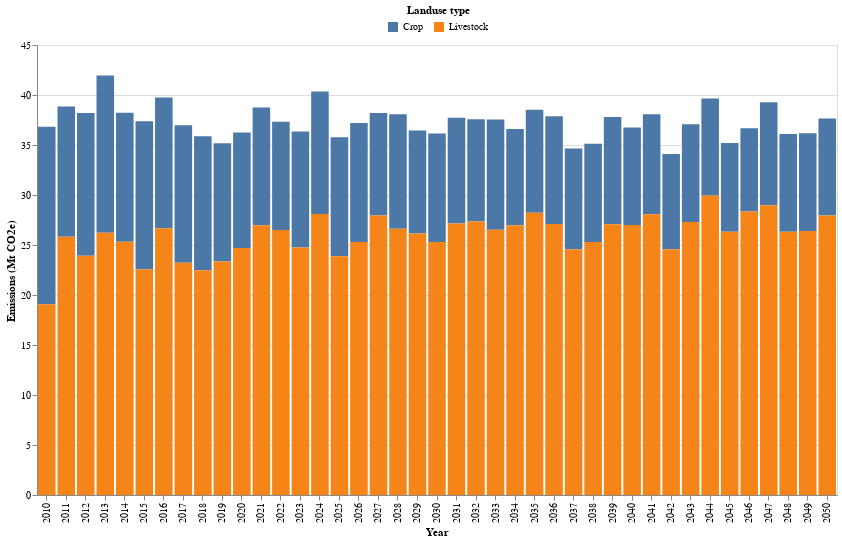

This figure's notebook cell:
### Code cell
base_chart = alt.Chart(GHG_ag_crop_lvstk_total).encode(
    x=alt.X('Year:O',axis=alt.Axis(title="Year", labelAngle=-90)),  # Treat year as an ordinal data type
    tooltip=[alt.Tooltip('Land use category:O', title='Landuse type'),
             alt.Tooltip('GHG emissions (Mt CO2e):Q', title='Emissions (Mt CO2e)')]
).properties(
    width=600,
    height=400
)

column_chart = base_chart.mark_bar().encode(
    color=alt.Color('Land use category:N',legend=alt.Legend(
                                            title="Landuse type",
                                            orient='none',
                                            legendX=350, legendY=-40,
                                            direction='horizontal',
                                            titleAnchor='middle')),  
    y=alt.Y('GHG emissions (Mt CO2e):Q',title='Emissions (Mt CO2e)'),  # Treat GHA_accumulative as a quantitative field
)

final_chart = alt.layer(
    column_chart,
).properties(
    width=800,
    height=450
)

final_chart

### Figure 1 — Vega-Lite specification as saved in the notebook (floating-point values rounded to 4 significant figures)
{"config": {"view": {"continuousWidth": 300, "continuousHeight": 300}}, "layer": [{"mark": {"type": "bar"}, "encoding": {"color": {"field": "Land use category", "legend": {"direction": "horizontal", "legendX": 350, "legendY": -40, "orient": "none", "title": "Landuse type", "titleAnchor": "middle"}, "type": "nominal"}, "tooltip": [{"field": "Land use category", "title": "Landuse type", "type": "ordinal"}, {"field": "GHG emissions (Mt CO2e)", "title": "Emissions (Mt CO2e)", "type": "quantitative"}], "x": {"axis": {"labelAngle": -90, "title": "Year"}, "field": "Year", "type": "ordinal"}, "y": {"field": "GHG emissions (Mt CO2e)", "title": "Emissions (Mt CO2e)", "type": "quantitative"}}}], "data": {"name": "data-4f5eacf01f8e609efec5e480dc682eb6"}, "height": 450, "width": 800, "$schema": "https://vega.github.io/schema/vega-lite/v5.15.1.json", "datasets": {"data-4f5eacf01f8e609efec5e480dc682eb6": [{"Year": 2010, "Land use category": "Crop", "GHG emissions (Mt CO2e)": 17.74}, {"Year": 2010, "Land use category": "Livestock", "GHG emissions (Mt CO2e)": 19.08}, {"Year": 2011, "Land use category": "Crop", "GHG emissions (Mt CO2e)": 13.04}, {"Year": 2011, "Land use category": "Livestock", "GHG emissions (Mt CO2e)": 25.82}, {"Year": 2012, "Land use category": "Crop", "GHG emissions (Mt CO2e)": 14.27}, {"Year": 2012, "Land use category": "Livestock", "GHG emissions (Mt CO2e)": 23.93}, {"Year": 2013, "Land use category": "Crop", "GHG emissions (Mt CO2e)": 15.75}, {"Year": 2013, "Land use category": "Livestock", "GHG emissions (Mt CO2e)": 26.21}, {"Year": 2014, "Land use category": "Crop", "GHG emissions (Mt CO2e)": 12.91}, {"Year": 2014, "Land use category": "Livestock", "GHG emissions (Mt CO2e)": 25.31}, {"Year": 2015, "Land use category": "Crop", "GHG emissions (Mt CO2e)": 14.79}, {"Year": 2015, "Land use category": "Livestock", "GHG emissions (Mt CO2e)": 22.57}, {"Year": 2016, "Land use category": "Crop", "GHG emissions (Mt CO2e)": 13.08}, {"Year": 2016, "Land use category": "Livestock", "GHG emissions (Mt CO2e)": 26.67}, {"Year": 2017, "Land use category": "Crop", "GHG emissions (Mt CO2e)": 13.77}, {"Year": 2017, "Land use category": "Livestock", "GHG emissions (Mt CO2e)": 23.21}, {"Year": 2018, "Land use category": "Crop", "GHG emissions (Mt CO2e)": 13.4}, {"Year": 2018, "Land use category": "Livestock", "GHG emissions (Mt CO2e)": 22.46}, {"Year": 2019, "Land use category": "Crop", "GHG emissions (Mt CO2e)": 11.84}, {"Year": 2019, "Land use category": "Livestock", "GHG emissions (Mt CO2e)": 23.34}, {"Year": 2020, "Land use category": "Crop", "GHG emissions (Mt CO2e)": 11.54}, {"Year": 2020, "Land use category": "Livestock", "GHG emissions (Mt CO2e)": 24.7}, {"Year": 2021, "Land use category": "Crop", "GHG emissions (Mt CO2e)": 11.75}, {"Year": 2021, "Land use category": "Livestock", "GHG emissions (Mt CO2e)": 26.99}, {"Year": 2022, "Land use category": "Crop", "GHG emissions (Mt CO2e)": 10.84}, {"Year": 2022, "Land use category": "Livestock", "GHG emissions (Mt CO2e)": 26.49}, {"Year": 2023, "Land use category": "Crop", "GHG emissions (Mt CO2e)": 11.59}, {"Year": 2023, "Land use category": "Livestock", "GHG emissions (Mt CO2e)": 24.76}, {"Year": 2024, "Land use category": "Crop", "GHG emissions (Mt CO2e)": 12.24}, {"Year": 2024, "Land use category": "Livestock", "GHG emissions (Mt CO2e)": 28.11}, {"Year": 2025, "Land use category": "Crop", "GHG emissions (Mt CO2e)": 11.91}, {"Year": 2025, "Land use category": "Livestock", "GHG emissions (Mt CO2e)": 23.88}, {"Year": 2026, "Land use category": "Crop", "GHG emissions (Mt CO2e)": 11.89}, {"Year": 2026, "Land use category": "Livestock", "GHG emissions (Mt CO2e)": 25.31}, {"Year": 2027, "Land use category": "Crop", "GHG emissions (Mt CO2e)": 10.25}, {"Year": 2027, "Land use category": "Livestock", "GHG emissions (Mt CO2e)": 27.94}, {"Year": 2028, "Land use category": "Crop", "GHG emissions (Mt CO2e)": 11.46}, {"Year": 2028, "Land use category": "Livestock", "GHG emissions (Mt CO2e)": 26.61}, {"Year": 2029, "Land use category": "Crop", "GHG emissions (Mt CO2e)": 10.32}, {"Year": 2029, "Land use category": "Livestock", "GHG emissions (Mt CO2e)": 26.14}, {"Year": 2030, "Land use category": "Crop", "GHG emissions (Mt CO2e)": 10.87}, {"Year": 2030, "Land use category": "Livestock", "GHG emissions (Mt CO2e)": 25.29}, {"Year": 2031, "Land use category": "Crop", "GHG emissions (Mt CO2e)": 10.58}, {"Year": 2031, "Land use category": "Livestock", "GHG emissions (Mt CO2e)": 27.14}, {"Year": 2032, "Land use category": "Crop", "GHG emissions (Mt CO2e)": 10.23}, {"Year": 2032, "Land use category": "Livestock", "GHG emissions (Mt CO2e)": 27.35}, {"Year": 2033, "Land use category": "Crop", "GHG emissions (Mt CO2e)": 11.02}, {"Year": 2033, "Land use category": "Livestock", "GHG emissions (Mt CO2e)": 26.54}, {"Year": 2034, "Land use category": "Crop", "GHG emissions (Mt CO2e)": 9.639}, {"Year": 2034, "Land use category": "Livestock", "GHG emissions (Mt CO2e)": 26.97}, {"Year": 2035, "Land use category": "Crop", "GHG emissions (Mt CO2e)": 10.29}, {"Year": 2035, "Land use category": "Livestock", "GHG emissions (Mt CO2e)": 28.22}, {"Year": 2036, "Land use category": "Crop", "GHG emissions (Mt CO2e)": 10.77}, {"Year": 2036, "Land use category": "Livestock", "GHG emissions (Mt CO2e)": 27.1}, {"Year": 2037, "Land use category": "Crop", "GHG emissions (Mt CO2e)": 10.08}, {"Year": 2037, "Land use category": "Livestock", "GHG emissions (Mt CO2e)": 24.58}, {"Year": 2038, "Land use category": "Crop", "GHG emissions (Mt CO2e)": 9.832}, {"Year": 2038, "Land use category": "Livestock", "GHG emissions (Mt CO2e)": 25.29}, {"Year": 2039, "Land use category": "Crop", "GHG emissions (Mt CO2e)": 10.72}, {"Year": 2039, "Land use category": "Livestock", "GHG emissions (Mt CO2e)": 27.08}, {"Year": 2040, "Land use category": "Crop", "GHG emissions (Mt CO2e)": 9.753}, {"Year": 2040, "Land use category": "Livestock", "GHG emissions (Mt CO2e)": 26.99}, {"Year": 2041, "Land use category": "Crop", "GHG emissions (Mt CO2e)": 10.0}, {"Year": 2041, "Land use category": "Livestock", "GHG emissions (Mt CO2e)": 28.07}, {"Year": 2042, "Land use category": "Crop", "GHG emissions (Mt CO2e)": 9.525}, {"Year": 2042, "Land use category": "Livestock", "GHG emissions (Mt CO2e)": 24.58}, {"Year": 2043, "Land use category": "Crop", "GHG emissions (Mt CO2e)": 9.772}, {"Year": 2043, "Land use category": "Livestock", "GHG emissions (Mt CO2e)": 27.29}, {"Year": 2044, "Land use category": "Crop", "GHG emissions (Mt CO2e)": 9.692}, {"Year": 2044, "Land use category": "Livestock", "GHG emissions (Mt CO2e)": 29.96}, {"Year": 2045, "Land use category": "Crop", "GHG emissions (Mt CO2e)": 8.881}, {"Year": 2045, "Land use category": "Livestock", "GHG emissions (Mt CO2e)": 26.33}, {"Year": 2046, "Land use category": "Crop", "GHG emissions (Mt CO2e)": 8.335}, {"Year": 2046, "Land use category": "Livestock", "GHG emissions (Mt CO2e)": 28.35}, {"Year": 2047, "Land use category": "Crop", "GHG emissions (Mt CO2e)": 10.31}, {"Year": 2047, "Land use category": "Livestock", "GHG emissions (Mt CO2e)": 28.98}, {"Year": 2048, "Land use category": "Crop", "GHG emissions (Mt CO2e)": 9.774}, {"Year": 2048, "Land use category": "Livestock", "GHG emissions (Mt CO2e)": 26.32}, {"Year": 2049, "Land use category": "Crop", "GHG emissions (Mt CO2e)": 9.783}, {"Year": 2049, "Land use category": "Livestock", "GHG emissions (Mt CO2e)": 26.39}, {"Year": 2050, "Land use category": "Crop", "GHG emissions (Mt CO2e)": 9.717}, {"Year": 2050, "Land use category": "Livestock", "GHG emissions (Mt CO2e)": 27.94}]}}
